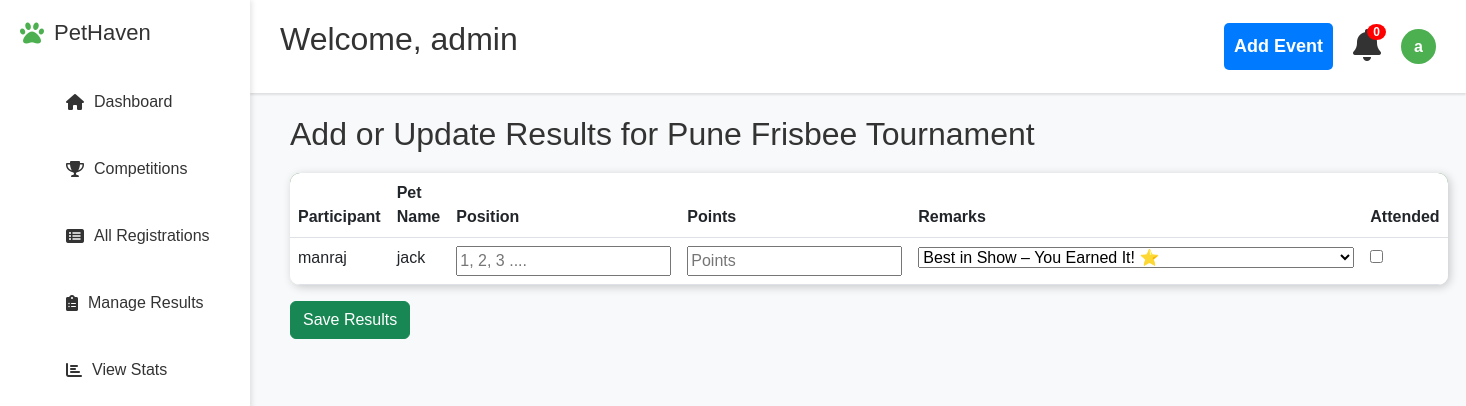
/event/6/add_result (signed in), run on an earlier commit of the app's database.
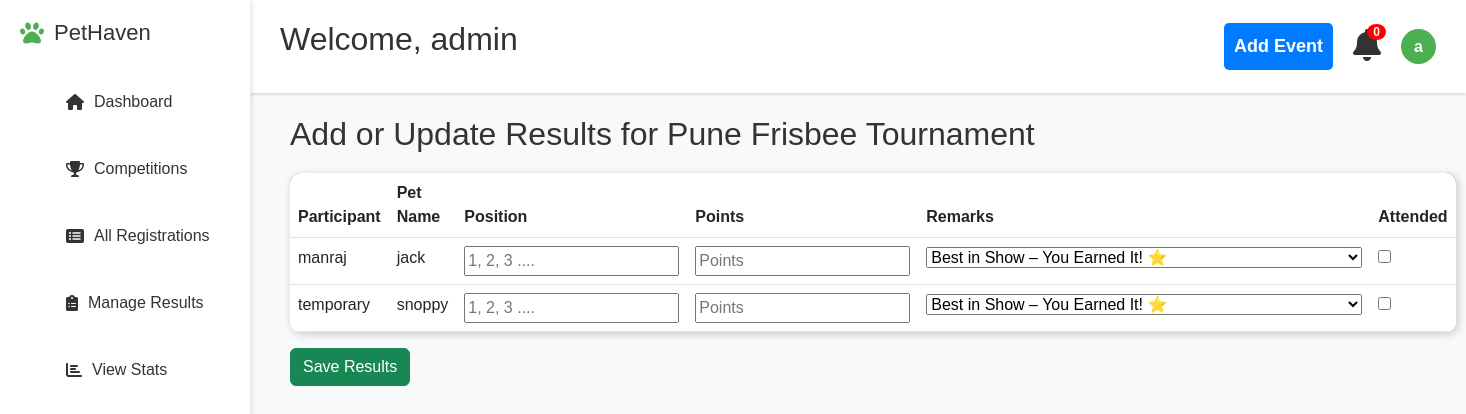
And on a later commit of the database.
### models.py (models this page shows)
class Registration(db.Model):
    id = db.Column(db.Integer, primary_key=True)
    user_id = db.Column(db.Integer, db.ForeignKey('user.id'), nullable=False)
    event_id = db.Column(db.Integer, db.ForeignKey('event.id'), nullable=False)
    pet_name = db.Column(db.String(100), nullable=False)
    pet_type = db.Column(db.String(100), nullable=False)
    pet_age=db.Column(db.Integer,nullable=False)
    paid = db.Column(db.Boolean, default=False)
    timestamp = db.Column(db.DateTime, default=lambda: datetime.now(timezone.utc))
    event = db.relationship('Event', backref=db.backref('registrations', lazy=True))
    user = db.relationship('User', backref=db.backref('registrations', lazy=True))

class User(db.Model, UserMixin):
    id = db.Column(db.Integer, primary_key=True)
    username = db.Column(db.String(100), unique=True, nullable=False)
    email = db.Column(db.String(120), unique=True, nullable=False)
    password = db.Column(db.String(60), nullable=False)
    is_admin = db.Column(db.Boolean, default=False)

### app.py (the view, shortened to what this page needs)
@app.route('/event/<int:event_id>/add_result', methods=['GET', 'POST'])
@login_required
def add_result(event_id):
    if not current_user.is_admin:
        flash("Access denied.", "danger")
        return redirect(url_for('home'))
    event = Event.query.get_or_404(event_id)
    registrations = Registration.query.filter_by(event_id=event_id).all()
    return render_template('add_result.html', event=event, registrations=registrations)

### app.py (called while the page is built)
@login_manager.user_loader
def load_user(user_id):
    return db.session.get(User, int(user_id))

### templates/add_result.html (shortened to what this page needs)
{% extends "base.html" %}
{% block content %}
<h2>Add or Update Results for {{ event.title }}</h2>
<form method="POST">
    <table class="table p-80">
        <thead>
            <tr>
                <th>Participant</th>
                <th>Pet Name</th>
                <th>Position</th>
                <th>Points</th>
                <th>Remarks</th>
                <th>Attended</th>
            </tr>
        </thead>
        <tbody>
            {% for reg in registrations %}
            <tr>
                <td>{{ reg.user.username }}</td>
                <td>{{ reg.pet_name }}</td>
                <td>
                    <input type="number" name="position_{{ reg.id }}"
                           value="{{ reg.result.position if reg.result and reg.result.attended else '' }}"
                           placeholder="1, 2, 3 ...."
                           {% if reg.result and not reg.result.attended %} disabled {% endif %}>
                </td>
                <td>
                    <input type="number" step="0.1" name="points_{{ reg.id }}"
                           value="{{ reg.result.points if reg.result and reg.result.attended else '' }}"
                           placeholder="Points"
                           {% if reg.result and not reg.result.attended %} disabled {% endif %}>
                </td>
                <td>
                    <select name="remarks_{{ reg.id }}">
                        {% set prev_remarks = results[reg.id].remarks if reg.id in results else "" %}
                        <option value="Best in Show – You Earned It! ⭐"
                            {% if prev_remarks == "Best in Show – You Earned It! ⭐" %} selected {% endif %}>
                            Best in Show – You Earned It! ⭐
                        </option>
                    </select>
                </td>
                <td>
                    <input type="checkbox" name="attended_{{ reg.id }}" value="1"
                           {% if reg.result and reg.result.attended %} checked {% endif %}>
                </td>
            </tr>
                        {% set prev_remarks = results[reg.id].remarks if reg.id in results else "" %}
            {% endfor %}
        </tbody>
    </table>
    <button type="submit" class="btn btn-success">Save Results</button>
</form>
{% endblock %}

What changed in the data, as far as the page shows it:
added Registration: user.username "temporary", pet_name "snoppy", id "Best in Show – You Earned It! ⭐"
